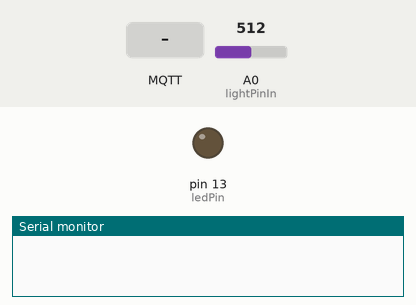
Simulated run of this sketch. Board: Arduino Uno, built with avr-gcc and run on an emulated ATmega328P. On the bench: output pins drawn as LEDs (lit = HIGH), the last lines printed to the serial monitor. Inputs (shaded band) come from the test bench; at power-on: A0 (lightPinIn) = 512. WiFi joins after 1.5 s; servers stay silent unless stated; no MQTT or app messages arrive unless stated.

Above: at 2.7 s.
2.8 s: MQTT message "ON" arrives on the first subscribed topic
At 4.0 s:
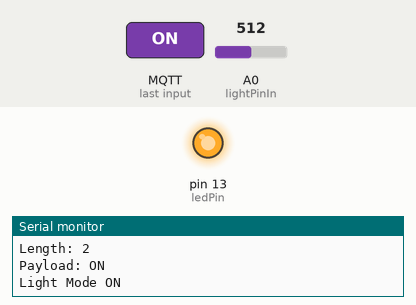
4.3 s: MQTT message "OFF" arrives on the first subscribed topic
At 5.5 s:
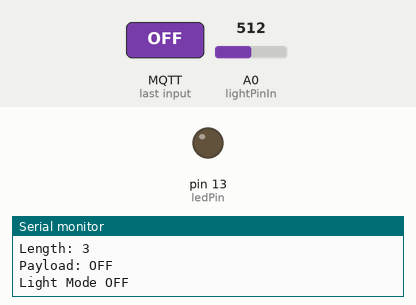
5.8 s: MQTT message "SENSE" arrives on the first subscribed topic
7.3 s: A0 (lightPinIn) set to 489
At 8.5 s:
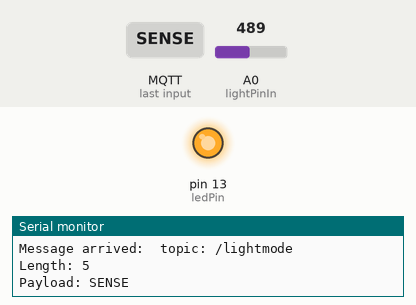
8.8 s: A0 (lightPinIn) set to 510
At 9.6 s:
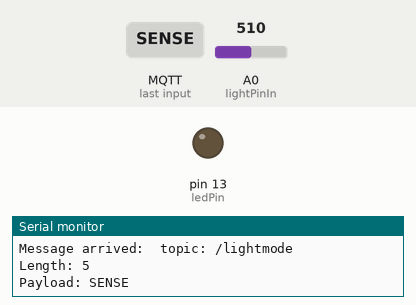
Timing chart, 0 to 11.3 s (numbered marks = the images above; inputs shaded):
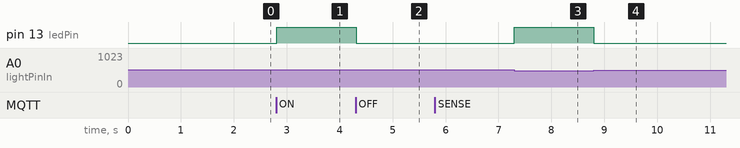

Measured:
- the behaviour switches between 501 and 500 on A0 (lightPinIn) (found by bisection; images 2 and 3)
- after the input at 2.8 s, pin 13 (ledPin): LOW → HIGH at once
- after the input at 4.3 s, pin 13 (ledPin): HIGH → LOW at once
- after the input at 7.3 s, pin 13 (ledPin): LOW → HIGH at once
- after the input at 8.8 s, pin 13 (ledPin): HIGH → LOW at once

The sketch:

pub_sub_paho_mqtt_client.ino
```cpp
#include <SPI.h>
#include <PubSubClient.h>
#include <Ethernet.h>

/*
 * Publish Subscribe of data.
 *
*/

char server[] = "m12.cloudmqtt.com";

// MAC Address of Arduino Ethernet Sheild (on sticker on shield)
byte MAC_ADDRESS[] = { 0x90, 0xA2, 0xDA, 0x0D, 0x31, 0xB8 };

EthernetClient ethClient;

// Pin 13 is the LED output pin
int ledPin = 13;
// Analog 0 is the input pin
int lightPinIn = 0;

// defines and variable for sensor/control mode
#define MODE_OFF    0  // not sensing light, LED off
#define MODE_ON     1  // not sensing light, LED on
#define MODE_SENSE  2  // sensing light, LED controlled by software

int senseMode = 0;
unsigned long time;

char message_buff[100];

// handles message arrived on subscribed topic(s)
void callback(char* topic, byte* payload, unsigned int length) {

  int i = 0;

  Serial.println("Message arrived:  topic: " + String(topic));
  Serial.println("Length: " + String(length,DEC));

  // create character buffer with ending null terminator (string)
  for(i=0; i<length; i++) {
    message_buff[i] = payload[i];
  }
  message_buff[i] = '\0';

  String msgString = String(message_buff);

  Serial.println("Payload: " + msgString);

  if (msgString.equals("OFF")) {
    Serial.println ( "Light Mode OFF");
    senseMode = MODE_OFF;
  } else if (msgString.equals("ON")) {
    Serial.println ( "Light Mode ON");
    senseMode = MODE_ON;
  } else if (msgString.equals("SENSE")) {
    senseMode = MODE_SENSE;
  }
}

PubSubClient client(server, 19757, callback, ethClient);

void setup()
{
  // initialize the digital pin as an output.
  pinMode(ledPin, OUTPUT);

  // init serial link for debugging
  Serial.begin(9600);

  if (Ethernet.begin(MAC_ADDRESS) == 0)
  {
      Serial.println("Failed to configure Ethernet using DHCP");
      return;
  }
}

void loop()
{
  if (!client.connected())
  {
      // clientID, username, MD5 encoded password
      client.connect("arduino-mqtt", "oxefqvkn", "aKpQPSFiTpXp");
      client.publish("published_from_laptop", "I'm alive!");
      client.subscribe("/lightmode");
  }

  switch (senseMode) {
    case MODE_OFF:
      // light should be off
      digitalWrite(ledPin, LOW);
      //Serial.println ("Turning off LED");
      break;
    case MODE_ON:
      // light should be on
      //Serial.println ("Turning on LED");
      digitalWrite(ledPin, HIGH);
      break;
    case MODE_SENSE:
      // light is adaptive to light sensor

      // read from light sensor (photocell)
      int lightRead = analogRead(lightPinIn);

      // if there is light in the room, turn off LED
      // else, if it is "dark", turn it on
      // scale of light in this circit is roughly 0 - 900
      // 500 is a "magic number" for "dark"
      if (lightRead > 500) {
        digitalWrite(ledPin, LOW);
      } else {
        digitalWrite(ledPin, HIGH);
      }

      // publish light reading every 5 seconds
      if (millis() > (time + 5000)) {
        time = millis();
        String pubString = "{\"report\":{\"light\": \"" + String(lightRead) + "\"}}";
        pubString.toCharArray(message_buff, pubString.length()+1);
        //Serial.println(pubString);
        client.publish("io.m2m/arduino/lightsensor", message_buff);
      }


  }

  // MQTT client loop processing
  client.loop();
}
```
